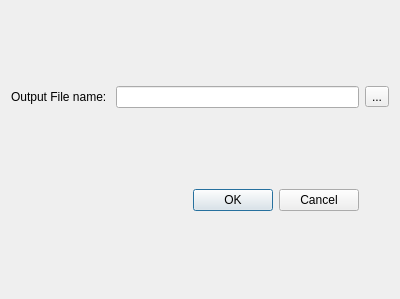
<?xml version="1.0" encoding="UTF-8"?>
<ui version="4.0">
 <class>Dialog</class>
 <widget class="QDialog" name="Dialog">
  <property name="geometry">
   <rect>
    <x>0</x>
    <y>0</y>
    <width>400</width>
    <height>299</height>
   </rect>
  </property>
  <property name="windowTitle">
   <string>Save file</string>
  </property>
  <property name="autoFillBackground">
   <bool>false</bool>
  </property>
  <layout class="QGridLayout" name="gridLayout_2">
   <item row="0" column="0">
    <layout class="QGridLayout" name="gridLayout">
     <item row="0" column="0">
      <widget class="QLabel" name="label">
       <property name="text">
        <string>Output File name: </string>
       </property>
      </widget>
     </item>
     <item row="0" column="1">
      <widget class="QLineEdit" name="newOutputFileLE"/>
     </item>
    </layout>
   </item>
   <item row="1" column="0">
    <widget class="QDialogButtonBox" name="buttonBox">
     <property name="orientation">
      <enum>Qt::Horizontal</enum>
     </property>
     <property name="standardButtons">
      <set>QDialogButtonBox::Cancel|QDialogButtonBox::Ok</set>
     </property>
    </widget>
   </item>
   <item row="0" column="1">
    <widget class="QToolButton" name="newOutputFileBrowseTB">
     <property name="toolTip">
      <string>Click to browse output file </string>
     </property>
     <property name="text">
      <string>...</string>
     </property>
    </widget>
   </item>
  </layout>
 </widget>
 <resources/>
 <connections>
  <connection>
   <sender>buttonBox</sender>
   <signal>accepted()</signal>
   <receiver>Dialog</receiver>
   <slot>accept()</slot>
   <hints>
    <hint type="sourcelabel">
     <x>248</x>
     <y>254</y>
    </hint>
    <hint type="destinationlabel">
     <x>157</x>
     <y>274</y>
    </hint>
   </hints>
  </connection>
  <connection>
   <sender>buttonBox</sender>
   <signal>rejected()</signal>
   <receiver>Dialog</receiver>
   <slot>reject()</slot>
   <hints>
    <hint type="sourcelabel">
     <x>316</x>
     <y>260</y>
    </hint>
    <hint type="destinationlabel">
     <x>286</x>
     <y>274</y>
    </hint>
   </hints>
  </connection>
 </connections>
</ui>
